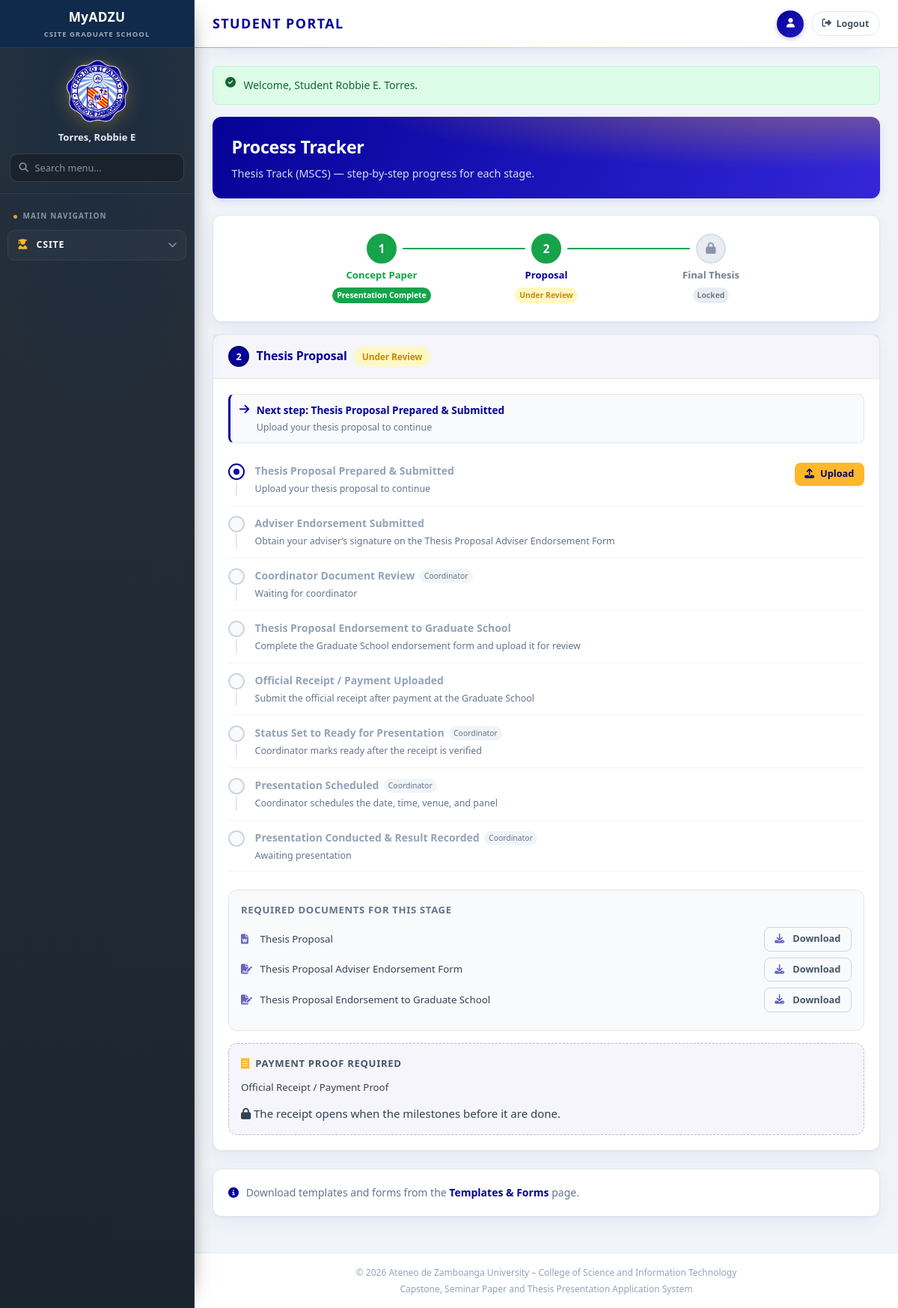
Page /student/requirements.php (signed in) on the committed database.
### tables this page shows
CREATE TABLE `students` (
  `student_id` int(11) NOT NULL,
  `user_id` int(11) NOT NULL,
  `first_name` varchar(50) NOT NULL,
  `last_name` varchar(50) NOT NULL,
  `middle_initial` varchar(5) DEFAULT NULL,
  `age` int(11) NOT NULL,
  `gender` varchar(20) NOT NULL,
  `program` varchar(100) NOT NULL,
  `track` enum('thesis','capstone','seminar') NOT NULL,
  `adviser_name` varchar(150) DEFAULT NULL,
  `enrollment_date` date DEFAULT NULL,
  `archived_at` timestamp NULL DEFAULT NULL
);

CREATE TABLE `workflow_stages` (
  `stage_id` int(11) NOT NULL,
  `track_id` int(11) NOT NULL,
  `stage_key` varchar(50) NOT NULL,
  `stage_label` varchar(100) NOT NULL,
  `stage_order` int(11) NOT NULL DEFAULT 1,
  `is_required` tinyint(1) NOT NULL DEFAULT 1,
  `created_at` timestamp NOT NULL DEFAULT current_timestamp()
);

### student/requirements.php (the view, shortened to what the rows shown need)
<?php
require_once __DIR__ . '/../includes/config/config.php';
require_once __DIR__ . '/../includes/config/db.php';
$mockStudent = currentStudentProfile($mockStudent);
$track       = $mockStudent['track'];
$trackLabel  = getTrackLabel($track);
$workflow    = getWorkflow($track);
$stages      = $workflow['stages'];
$progress    = getStudentProgress($mockStudent['email'], $track);
$currentIndex = workflowCurrentIndex($progress, $stages);
$lockStates = stageLockStates($stages, $currentIndex);
$access = resolveStudentStageAccess($progress, $stages, $currentIndex, (string) ($_GET['stage'] ?? ''));
$openKey = $access['stageKey'];
require_once __DIR__ . '/../includes/layout/header.php';
?>
<div class="page-header page-banner">
    <h2>Process Tracker</h2>
    <p><?= htmlspecialchars($trackLabel) ?> Track (<?= htmlspecialchars($mockStudent['program']) ?>) — step-by-step progress for each stage.</p>
</div>
<div class="card" style="margin-bottom:1rem;">
    <div class="card-body" style="padding-top:1.25rem;padding-bottom:1.25rem;">
        <div class="stage-stepper">
            <?php foreach ($stages as $idx => $stage):
                $p = $progress[$idx] ?? null;
                $st = $p['stageStatus'] ?? 'not_started';
                $isLocked = $lockStates[$stage['key']]['locked'] ?? false;
                $isSubmitted = $p && !in_array($st, ['not_started', 'pending', 'draft', ''], true);
                $isDone = in_array($st, ['completed', 'approved'], true) || $idx < $currentIndex;
                $isHighlighted = $isSubmitted || $isDone;
                $isActive = $stage['key'] === $openKey;
                if ($isLocked) {
                    $statusLabel = 'Locked';
                    $statusClass = 'status-locked';
                } elseif ($isSubmitted) {
                    $statusLabel = STATUSES[$st]['label'] ?? 'Submitted';
                    $statusClass = STATUSES[$st]['class'] ?? 'status-submitted';
                } else {
                    $statusLabel = 'Not Submitted';
                    $statusClass = 'status-pending';
                }
            ?>
            <div class="stage-stepper-item<?= $isLocked ? ' is-locked' : '' ?>">
                <?php if ($isLocked): ?>
                <div class="stage-stepper-btn" style="cursor:not-allowed;" title="<?= htmlspecialchars($lockStates[$stage['key']]['reason'] ?? '') ?>">
                    <span class="stage-stepper-num"><i class="fas fa-lock" aria-hidden="true"></i></span>
                    <span class="stage-stepper-label"><?= htmlspecialchars($stage['shortLabel']) ?></span>
                    <span class="status-badge <?= $statusClass ?>" style="font-size:0.65rem;padding:2px 6px;"><?= htmlspecialchars($statusLabel) ?></span>
                </div>
                <?php else: ?>
                <a href="<?= url('student/requirements.php?stage=' . urlencode($stage['key'])) ?>" class="stage-stepper-btn">
                    <span class="stage-stepper-num <?= $isHighlighted ? 'highlighted done' : '' ?>">
                        <?= $idx + 1 ?>
                    </span>
                    <span class="stage-stepper-label <?= $isActive ? 'is-active' : ($isHighlighted ? 'is-done' : '') ?>"><?= htmlspecialchars($stage['shortLabel']) ?></span>
                    <span class="status-badge <?= $statusClass ?>" style="font-size:0.65rem;padding:2px 6px;"><?= htmlspecialchars($statusLabel) ?></span>
                </a>
                <?php endif; ?>
                <?php if ($idx < count($stages) - 1): ?>
                <div class="stage-stepper-line <?= $isHighlighted ? 'done' : '' ?>"></div>
                <?php endif; ?>
            </div>
            <?php endforeach; ?>
        </div>
    </div>
</div>
<?php foreach ($stages as $idx => $stage):
    if ($stage['key'] !== $openKey) {
        continue;
    }
    $p = $progress[$idx] ?? blankStageProgress($stage);
    $isDone = in_array($p['stageStatus'], ['completed', 'approved'], true);
    $steps = milestoneStepsForStage($p, $track, $stage['key']);
    $firstPending = milestoneProgress($steps)['firstPending'];
    $openTypes = ($lockStates[$stage['key']]['locked'] ?? false) ? [] : openDocumentTypes($steps);
?>
<div class="card">
    <div class="card-header" style="background:<?= $isDone ? 'rgba(22,163,74,0.06)' : 'rgba(6,2,151,0.04)' ?>;">
        <h3 style="display:flex;align-items:center;gap:0.6rem;">
            <span class="stage-stepper-num <?= $isDone ? 'highlighted done' : 'active' ?>" style="width:28px;height:28px;font-size:0.8rem;"><?= $idx + 1 ?></span>
            <?= htmlspecialchars($stage['label']) ?>
            <?= statusBadge($p['stageStatus']) ?>
        </h3>
    </div>
    <div class="card-body">
        <div class="substep-list">
            <?php
            $nextStep = nextMilestoneStep($steps);
            ?>
            <?php if ($nextStep): ?>
            <?php $nextStepFlagged = $nextStep['status'] === 'flagged'; ?>
            <div class="tpl-next-step<?= $nextStep['coord'] ? ' is-coord' : '' ?><?= $nextStepFlagged ? ' is-alert' : '' ?>">
                <i class="fas <?= $nextStepFlagged ? 'fa-exclamation-triangle' : ($nextStep['coord'] ? 'fa-user-tie' : 'fa-arrow-right') ?>" aria-hidden="true"></i>
                <div>
                    <strong><?= $nextStepFlagged ? 'Action needed' : 'Next step' ?>: <?= htmlspecialchars($nextStep['label']) ?></strong>
                    <span><?= htmlspecialchars($nextStep['detail']) ?></span>
                </div>
            </div>
            <?php endif; ?>
            <?php foreach ($steps as $si => $step):
                $st = $step['state']['status'] ?? 'pending';
                $isSubmitted = $st === 'submitted';
                $iconState = $st === 'flagged' ? 'flagged' : ($st === 'done' ? 'done' : ($isSubmitted ? 'submitted' : ($si === $firstPending ? 'active' : 'pending')));
            ?>
            <div class="substep-row">
                <div class="substep-icon-col">
                    <?= stepIconHtml($iconState) ?>
                    <?php if ($si < count($steps) - 1): ?><div class="substep-line <?= $st === 'done' ? 'done' : '' ?>"></div><?php endif; ?>
                </div>
                <div style="flex:1;">
                    <div style="display:flex;align-items:center;gap:0.4rem;margin-bottom:0.2rem;">
                        <span style="font-size:0.875rem;font-weight:600;color:<?= $st === 'pending' ? 'var(--gray-400)' : 'var(--gray-800)' ?>;"><?= htmlspecialchars($step['label']) ?></span>
                        <?php if ($step['coord']): ?><span class="coord-chip">Coordinator</span><?php endif; ?>
                    </div>
                    <p style="font-size:0.78rem;color:<?= $st === 'flagged' ? '#b45309' : 'var(--gray-500)' ?>;margin:0;line-height:1.4;"><?= htmlspecialchars($step['detail']) ?></p>
                </div>
                <div>
                    <?php
                    $stepDocType = (string) ($step['docType'] ?? '');
                    if ($stepDocType !== '' && in_array($stepDocType, $openTypes, true)):
                    ?>
                    <a class="btn btn-sm btn-primary" href="<?= url('student/application.php?stage=' . urlencode($stage['key']) . '&docType=' . urlencode($stepDocType)) ?>"><i class="fas fa-upload"></i> Upload</a>
                    <?php endif; ?>
                </div>
            </div>
            <?php endforeach; ?>
        </div>
        <div class="req-docs-box">
            <h4>Required Documents for this Stage</h4>
            <?php
            $docs = array_merge($stage['documents'], [$stage['adviserEndorsementForm'], $stage['gradSchoolEndorsementForm']]);
            foreach ($docs as $doc):
                if (($doc['type'] ?? '') === 'receipt') {
                    continue;
                }
            ?>
            <div class="req-doc-row">
                <i class="fas <?= ($doc['type'] ?? '') === 'form' ? 'fa-file-signature' : 'fa-file-word' ?>"></i>
                <span><?= htmlspecialchars($doc['label']) ?></span>
                <?php if (!empty($doc['file'])): ?>
                <a class="btn btn-sm btn-outline" href="<?= htmlspecialchars(papersUrl($doc['folder'], $doc['file'])) ?>" download><i class="fas fa-download"></i> Download</a>
                <?php endif; ?>
            </div>
            <?php endforeach; ?>
        </div>
        <?php foreach ($stage['documents'] as $doc):
            if (($doc['type'] ?? '') !== 'receipt') {
                continue;
            }
        ?>
        <div class="receipt-box">
            <div style="display:flex;align-items:center;gap:0.5rem;margin-bottom:0.65rem;">
                <i class="fas fa-receipt" style="color:var(--adzu-gold);"></i>
                <span style="font-weight:700;font-size:0.82rem;text-transform:uppercase;letter-spacing:0.05em;color:var(--gray-600);">Payment Proof Required</span>
            </div>
            <p style="font-size:0.83rem;color:var(--gray-700);margin-bottom:0.75rem;"><?= htmlspecialchars($doc['label']) ?></p>
            <?php
            $receiptOpen = in_array('Official Receipt / Payment Proof', $openTypes, true);
            ?>
            <?php if ($receiptOpen): ?>
            <a class="btn btn-primary btn-sm" href="<?= url('student/application.php?stage=' . urlencode($stage['key']) . '&docType=' . urlencode('Official Receipt / Payment Proof')) ?>"><i class="fas fa-upload"></i> Upload Receipt</a>
            <?php else: ?>
            <p class="field-hint" style="margin:0;">
                <i class="fas fa-lock" aria-hidden="true"></i>
                The receipt opens when the milestones before it are done.
            </p>
            <?php endif; ?>
        </div>
        <?php endforeach; ?>
    </div>
</div>
<?php endforeach; ?>
<?php require_once __DIR__ . '/../includes/layout/footer.php'; ?>

### includes/config/modules/10-ui-and-urls.php (shortened to what the rows shown need)
<?php
function statusBadge(string $status): string {
    $info = STATUSES[$status] ?? ['label' => ucfirst($status), 'class' => 'status-pending'];
    return '<span class="status-badge ' . $info['class'] . '">' . htmlspecialchars($info['label']) . '</span>';
}
function getTrackLabel(string $track): string {
    return 'Thesis';
}
function asset(string $path): string {
    return BASE_URL . '/assets/' . ltrim($path, '/');
}
function url(string $path): string {
    return BASE_URL . '/' . ltrim($path, '/');
}
function papersUrl(string $folder, string $file): string {
    return asset('papers/' . rawurlencode($folder) . '/' . rawurlencode($file));
}

### includes/config/modules/51-milestones.php (shortened to what the rows shown need)
<?php
function stepIconHtml(string $state): string {
    if ($state === 'active') {
        return '<span class="step-icon step-icon-active"><span class="step-icon-dot"></span></span>';
    }
    return '<span class="step-icon step-icon-pending"></span>';
}
function milestoneStepsForStage(array $p, string $track, string $stageKey): array {
    $stage = null;
    foreach (getWorkflow($track)['stages'] as $candidate) {
        if (($candidate['key'] ?? '') === $stageKey) {
            $stage = $candidate;
            break;
        }
    }
    $paperLabel = $stage['documents'][0]['label'] ?? 'Paper';
    $adviserLabel = $stage['adviserEndorsementForm']['label'] ?? 'Adviser Endorsement Form';
    $gradLabel = $stage['gradSchoolEndorsementForm']['label'] ?? 'Endorsement to Graduate School';
    $documentDetail = static function (array $entry, string $uploadHint, string $missingHint): string {
        $status = (string) ($entry['status'] ?? 'pending');
        $review = strtolower((string) ($entry['review'] ?? ''));
        return !empty($entry['submitted']) ? $uploadHint : $missingHint;
    };
}

### rows in the picture
students: track "Thesis"
workflow_stages: stage_label "Concept Paper", statusLabel "Presentation Complete"
workflow_stages: shortLabel "Proposal", statusLabel "Under Review", stage_label "Thesis Proposal", label "Under Review", label "Thesis Proposal Prepared & Submitted", detail "Upload your thesis proposal to continue", stage_key "proposal" (drawn), label "Adviser Endorsement Submitted", detail "Obtain your adviser’s signature on the Thesis Proposal Adviser Endorsement Form", label "Coordinator Document Review", detail "Waiting for coordinator", label "Thesis Proposal Endorsement to Graduate School", detail "Complete the Graduate School endorsement form and upload it for review", label "Official Receipt / Payment Uploaded", detail "Submit the official receipt after payment at the Graduate School", label "Status Set to Ready for Presentation", detail "Coordinator marks ready after the receipt is verified", label "Presentation Scheduled", detail "Coordinator schedules the date, time, venue, and panel", label "Presentation Conducted & Result Recorded", detail "Awaiting presentation", label "Thesis Proposal", label "Thesis Proposal Adviser Endorsement Form", label "Official Receipt / Payment Proof"
workflow_stages: stage_label "Final Thesis", stage_key "Locked"

### other values in the picture
$userName "Torres, Robbie E"
$flash['message'] "Welcome, Student Robbie E. Torres."
$mockStudent['program'] "MSCS"
SITE_TAGLINE "Capstone, Seminar Paper and Thesis Presentation Application System"
